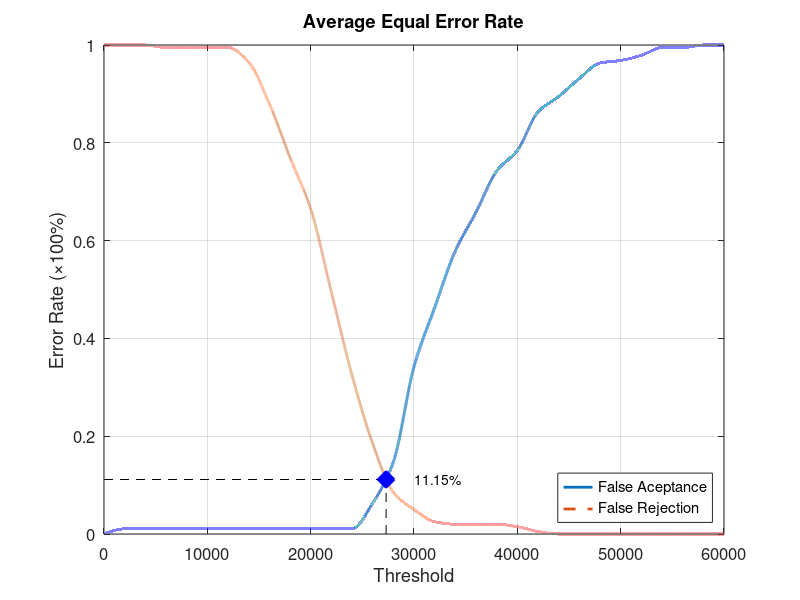
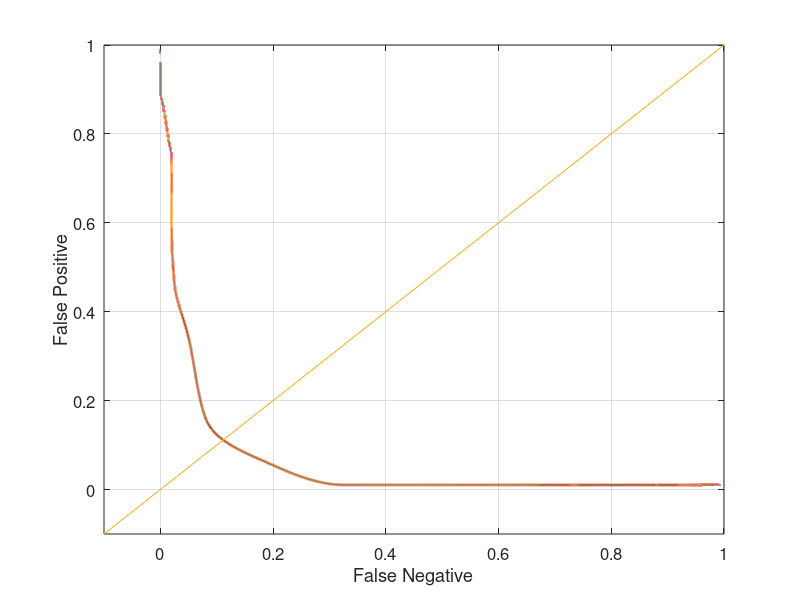

These charts were generated, in order, by the following MATLAB code:
function yEER = Database4_1
close all;
clear;
clc;
x = 0:2000:60000;
xq = 0:0.5:60000;

y0 = [0 0.0105263 0.0105263 0.0105263 0.0105263 0.0105263 0.0105263 0.0105263 0.0105263 0.0105263 0.0105263 0.0105263 0.0105263 0.0631579 0.147368 0.342105 0.463158 0.578947 0.657895 0.742105 0.784211 0.863158 0.894737 0.931579 0.963158 0.968421 0.978947 0.994737 0.994737 1 1];
yy0 = interp1(x, y0, xq, 'pchip');
y1 = [1 1 1 0.995 0.995 0.995 0.995 0.965 0.88 0.77 0.665 0.495 0.325 0.185 0.085 0.05 0.025 0.02 0.02 0.02 0.015 0.005 0 0 0 0 0 0 0 0 0];
yy1 = interp1(x, y1, xq, 'pchip');

% Calculating EER: 
y2 = abs(y0 - y1);
find(y2 == min(y2))
yy2 = abs(yy0 - yy1);
xEER = find(yy2 == min(yy2));
xEERIndex = xq(xEER) % X-axis EER
yEER = yy0(xEER) % Y-axis EER

main = figure
plot(xq, yy0,'-','LineWidth', 2);	hold on
plot(xq, yy1,'--','LineWidth', 2);	hold on
plot([xEERIndex xEERIndex], [0 yEER], 'k--');	hold on
plot([0 xEERIndex], [yEER yEER], 'k--');	hold on
plot(xEERIndex, yEER, 'bx', 'LineWidth', 10);	hold on
text(xEERIndex + 10 * xEERIndex / 100, yEER, [num2str(round((10000 * yEER)) / 100) '%'])
legend('False Aceptance', 'False Rejection', 'Location', 'SouthEast')
xlabel('Threshold')
ylabel('Error Rate (\times100%)')
title('Average Equal Error Rate')
set(gca, 'FontSize', 12)
axis([0 60000 0 1])
grid on

print(main, 'Database4_1Main', '-dpng');
FNRxFPR = figure('Color', [1 1 1]);
plot(yy1, yy0, '-', yy1, yy0, 'LineWidth', 2);
hold on
y = -0.1:0.1:1
plot(y, y); 
set(gca, 'FontSize', 12)
xlabel('False Negative')
ylabel('False Positive')
axis([-0.1 1 -0.1 1])
set(gca, 'FontSize', 12)
grid on

print(FNRxFPR, 'Database4_1FNRxFPR','-dpng');
end
